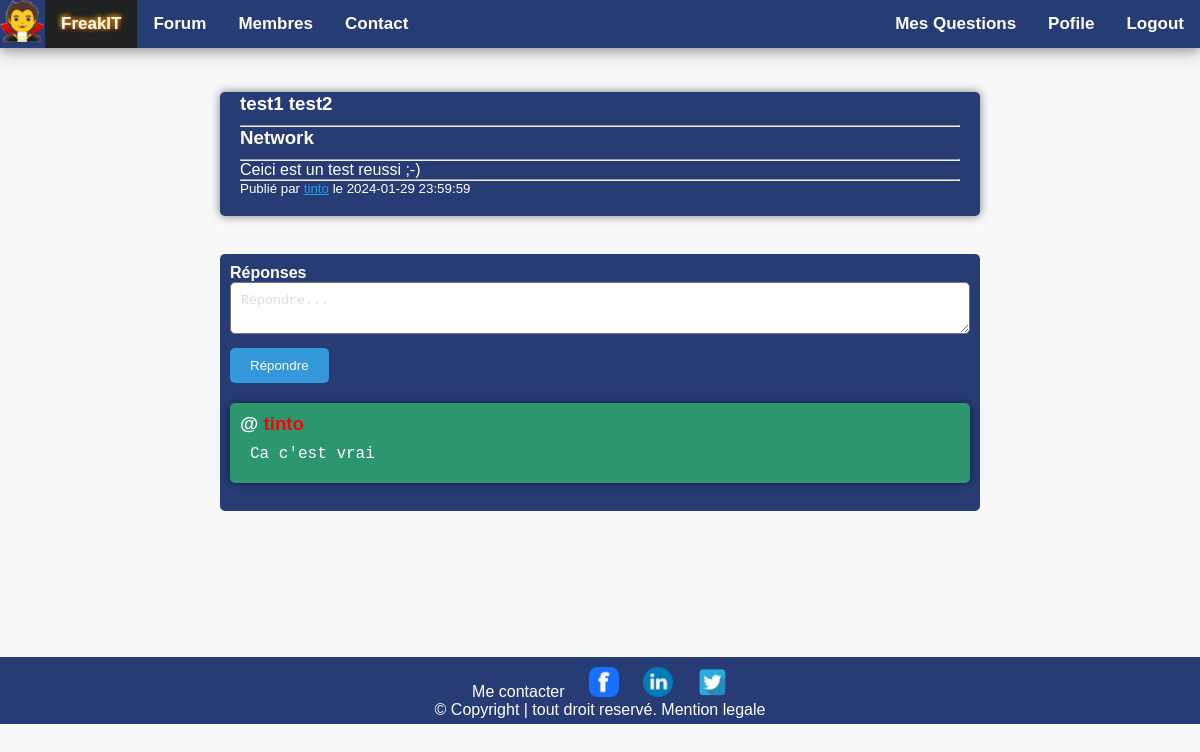
/article.php?id=24 (signed in), run on the app's committed database.
### tables this page shows
CREATE TABLE IF NOT EXISTS `questions` (
  `id` int NOT NULL AUTO_INCREMENT,
  `title` text NOT NULL,
  `category` text NOT NULL,
  `user_subject` text NOT NULL,
  `id_author` int NOT NULL,
  `pseudo_author` varchar(255) NOT NULL,
  `publication_date` text NOT NULL,
  `category_id` int NOT NULL,
  `image_data` blob NOT NULL,
  `image_mime` varchar(255) NOT NULL,
  PRIMARY KEY (`id`)
);

CREATE TABLE IF NOT EXISTS `answers` (
  `id` int NOT NULL AUTO_INCREMENT,
  `id_author` int NOT NULL,
  `pseudo_author` varchar(255) NOT NULL,
  `id_question` int NOT NULL,
  `content` text NOT NULL,
  PRIMARY KEY (`id`)
);

### php/questions/showArticleContentAction.php (called while the page is built)
<?php
    require('php/database.php');
    if (isset($_GET['id']) && !empty($_GET['id'])) {
        $idOfQuestion = $_GET['id'];
        $checkIfArticleExists = $db->prepare("SELECT * FROM questions WHERE id = ? ORDER BY id DESC");
        $checkIfArticleExists->execute(array($idOfQuestion));
        if ($checkIfArticleExists->rowCount() > 0) {
            $questionInfos = $checkIfArticleExists->fetch();
            $question_title = ($questionInfos['title']);
            $question_category = ($questionInfos['category']);
            $question_subject = ($questionInfos['user_subject']);
            $question_id_author = ($questionInfos['id_author']);
            $question_pseudo_author = ($questionInfos['pseudo_author']);
            $question_publication_date = ($questionInfos['publication_date']);
        }else{
            $errorMsg = "<p style='color:red;'>No question found! </p>";
        }
    }else{
        $errorMsg = "<p style='color:red;'>No question found! </p>";
    }
    ?>

### php/questions/showAllAnswersQuestionAction.php (called while the page is built)
<?php
require('php/database.php');
$getAllAnswersOfTheQuestion = $db->prepare("SELECT id_author, pseudo_author, id_question, content FROM answers WHERE id_question = ? ORDER BY id_question DESC");
$getAllAnswersOfTheQuestion->execute(array($idOfQuestion));
?>

### article.php (the view, shortened to what this page needs)
<?php
require('php/questions/showArticleContentAction.php');
require('php/questions/postAnswerAction.php');
require('php/questions/showAllAnswersQuestionAction.php');
?>
<!DOCTYPE html>
<html lang="en">
<?php include 'include/head.php'; ?>
<body>
    <?php include 'include/navbar.php'; ?>
    <br/><br/><br/><br/>
    <div class="container-article">
        <?php
            if(isset($question_publication_date)) {
        ?>
        <section class="card-forum-article">
            <h3><?php echo htmlspecialchars($question_title, ENT_QUOTES, 'UTF-8'); ?></h3>
            <hr>
            <h3><?php echo htmlspecialchars($question_category, ENT_QUOTES, 'UTF-8'); ?></h3>
            <hr>
            <p><?php echo detecterLiens($question_subject); ?></p>
            <hr>
            <small>
                <p>Publié par
                    <?php
                        echo '<a href="profile.php?id='.$question_id_author.'">' . htmlspecialchars($question_pseudo_author, ENT_QUOTES, 'UTF-8') . '</a> le ' . htmlspecialchars($question_publication_date, ENT_QUOTES, 'UTF-8');
                    ?>
                </p>
            </small>
        </section>
        <br/>
        <section class="show-answers">
            <form method="POST">
                <div class="show-answers-title">
                    <h4>Réponses </h4>
                    <textarea name="answer" class="textarea_answer" placeholder="Répondre..."></textarea><br/>
                    <button type="submit" class="button_answer" name="validate">Répondre</button>
                </div>
            </form>
            <?php
                while($allAnswersOfTheQuestion = $getAllAnswersOfTheQuestion->fetch()) {
                    $emoji_replace = array(':)', ':(', ':3', ';-)', ':-)', ':-(', '<3', ':D', 'xD', 'x)', "x')", ':o', ':O', 'oO');
                    $emoji_path = array('<img src="images/emojis/emo_smile.png" class="emojis"/>',
                                '<img src="images/emojis/emo_sad.png" class="emojis"/>',
                                '<img src="images/emojis/emo_cat.png" class="emojis"/>',
                                '<img src="images/emojis/emo_wink.png" class="emojis"/>',
                                '<img src="images/emojis/emo_smile.png" class="emojis"/>',
                                '<img src="images/emojis/emo_smile.png" class="emojis"/>',
                                '<img src="images/emojis/emo_smile.png" class="emojis"/>',
                                '<img src="images/emojis/emo_smile.png" class="emojis"/>',
                                '<img src="images/emojis/emo_smile.png" class="emojis"/>',
                                '<img src="images/emojis/emo_smile.png" class="emojis"/>',
                                '<img src="images/emojis/emo_smile.png" class="emojis"/>',
                                '<img src="images/emojis/emo_smile.png" class="emojis"/>',
                                '<img src="images/emojis/emo_smile.png" class="emojis"/>',
                                );
                    $allAnswersOfTheQuestion['content'] = str_replace($emoji_replace, $emoji_path, $allAnswersOfTheQuestion['content']);
            ?>
                <div class="card-article">
                    <div class="card-header-article">
                        <h3>@<a href="profile.php?id=<?= htmlspecialchars($allAnswersOfTheQuestion['id_author']); ?>">
                            <?= htmlspecialchars($allAnswersOfTheQuestion['pseudo_author'], ENT_QUOTES, 'UTF-8'); ?></a></h3>
                    </div>
                    <div class="card-body-article">
                        <p><?php echo detecterLiens($allAnswersOfTheQuestion['content']); ?> </p>
                    </div>
                </div>
            <?php
                }
            ?>
        </section>
        <?php
            }
        ?>
    </div>
    <br/><br/><br/><br/><br/><br/><br/>
    <?php include 'bottom.php'; ?>
</body>
</html>
<?php
function detecterLiens($texte) {
    $regex = '%(https?:\/\/|www\.)([a-zA-Z0-9-_\.\'\/\?=&À-ÖØ-öø-ÿ]+)%u';
    $texte = preg_replace($regex, '<a href="$0" target="_blank">$0</a>', $texte);
    return $texte;
}
?>

### css/navbar.css (style rules this page uses)
* { box-sizing: border-box; }
body { margin: 0; font-family: Arial, Helvetica, sans-serif; }

### css/style.css (style rules this page uses)
body { font-family: Arial, sans-serif; margin: 0; padding: 0; justify-content: center; align-items: center; background-color: #f5f5f5; }

### css/search.css (style rules this page uses)
::placeholder { color: gainsboro; }

### css/profile.css (style rules this page uses)
body { font-family: 'Arial', sans-serif; margin: 0; padding: 0; background-color: #f4f4f4; }

### css/editerprofile.css (style rules this page uses)
body { font-family: 'Arial', sans-serif; margin: 0; padding: 0; background-color: #f4f4f4; }

### css/article.css (style rules this page uses)
body { font-family: 'Arial', sans-serif; margin: 0; padding: 0; background-color: #f4f4f4; }
.container-article { max-width: 800px; margin: 0 auto; padding: 20px; }
.card-forum-article { background-color: #fff; box-shadow: 0 0 10px rgba(0, 0, 0, 0.5); padding: 20px; border-radius: 10px; color: #fff; background-color: #273c75; border-radius: 5px; padding-top: 1px; }
.card-forum-article a { color: #1da1f2; }
.card-forum-article h3 { color: #fff; margin-bottom: 10px; }
.show-answers { margin-top: 20px; background-color: #273c75; border-radius: 5px; padding: 10px; }
.show-answers-title { margin-bottom: 20px; color: white; }
.textarea_answer { width: 100%; padding: 10px; box-sizing: border-box; margin-bottom: 10px; border-radius: 5px; }
.button_answer { background-color: #3498db; color: #fff; padding: 10px 20px; border: none; border-radius: 5px; cursor: pointer; }
.card-article { background-color: #fff; box-shadow: 0 0 10px rgba(0, 0, 0, 0.1); padding-bottom:0; border-radius: 10px; background-color: #2c966f; border-radius: 5px; padding: 10px; box-shadow: 0 0 10px rgba(0, 0, 0, 0.5); }
.card-header-article h3 { margin: 0; color: #fff; }
.card-header-article a { color: red; text-decoration: none; }
.card-body-article p { margin: 0; padding: 10px; color: #fff; font-family: 'Courier New', Courier, monospace; }

### css/administrateur.css (style rules this page uses)
* { margin: 0; padding: 0; box-sizing: border-box; }
body { font-family: 'Arial', sans-serif; background-color: #f8f8f8; }

### data on the page
questions: title "test1 test2", category "Network", user_subject "Ceici est un test reussi ;-)", pseudo_author "tinto", publication_date "2024-01-29 23:59:59"
answers: pseudo_author "tinto", content "Ca c'est vrai"
